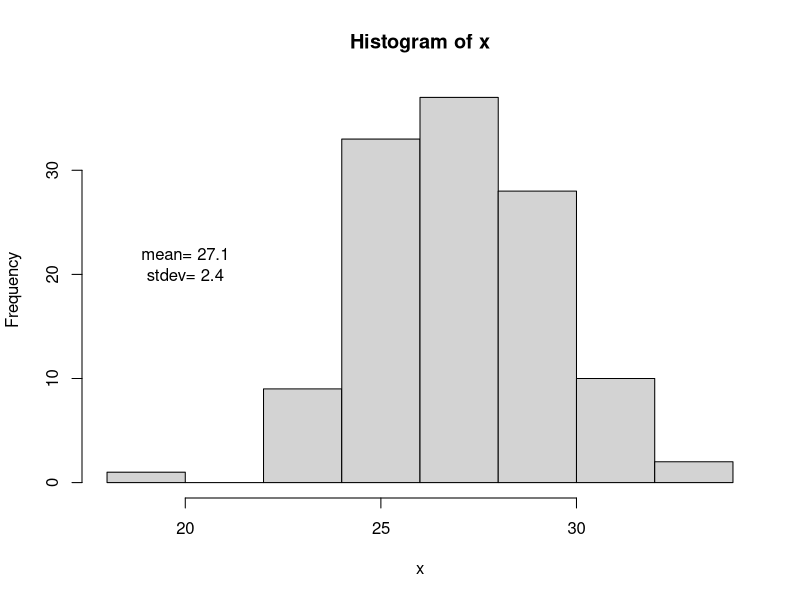
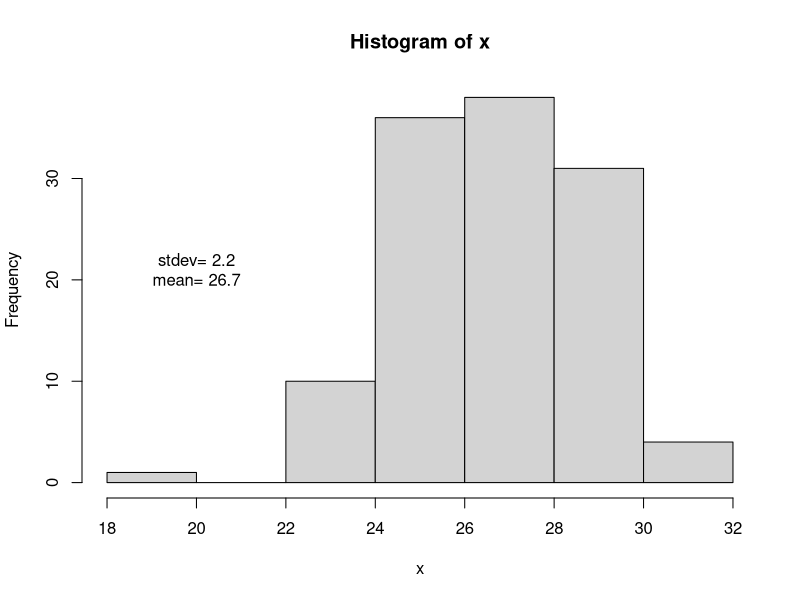
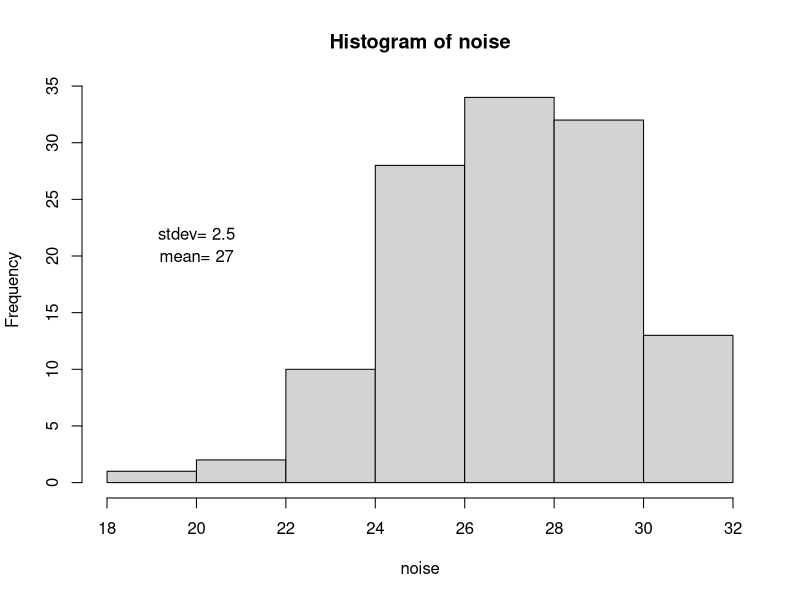
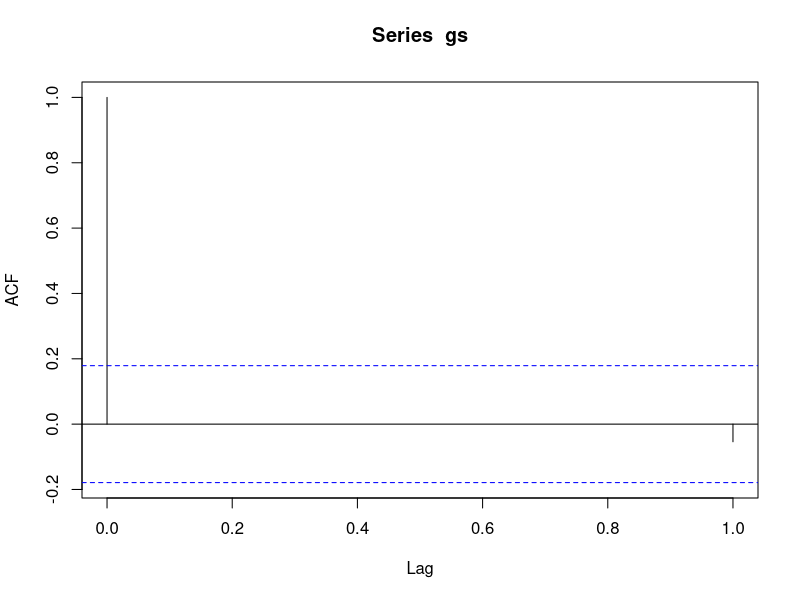
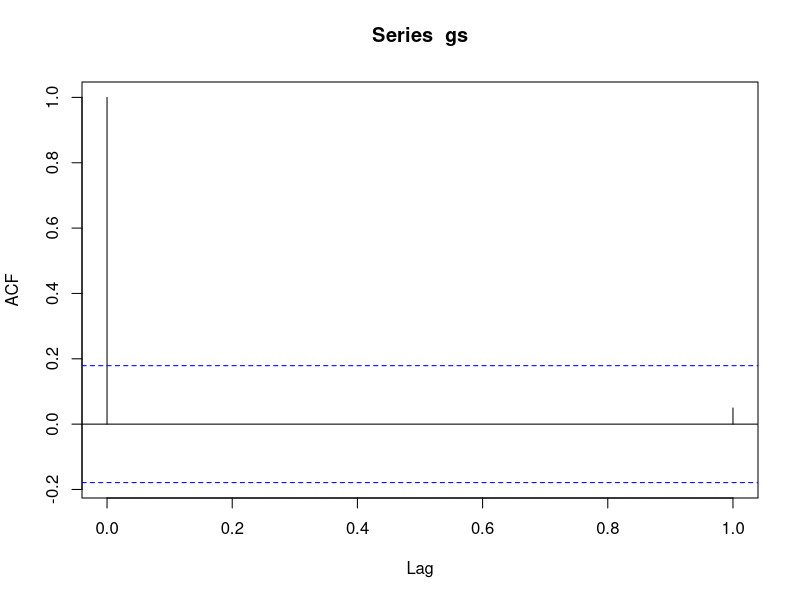
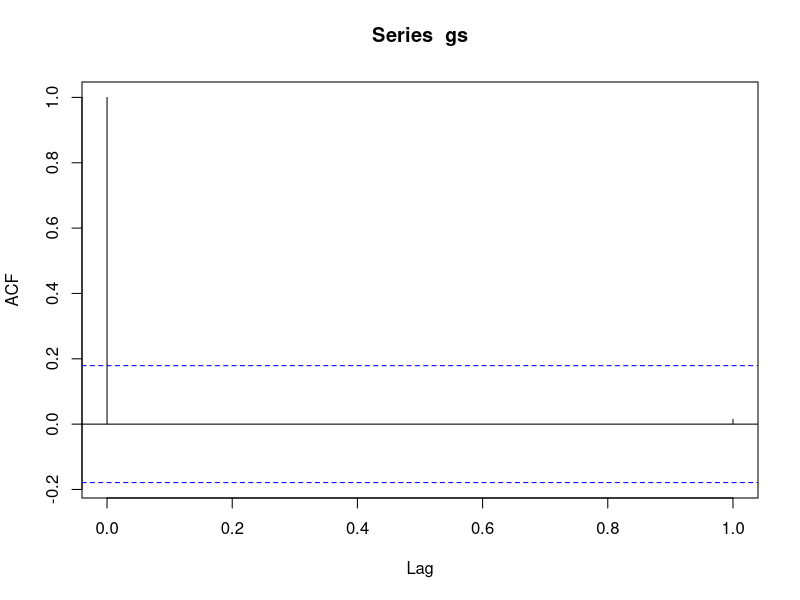
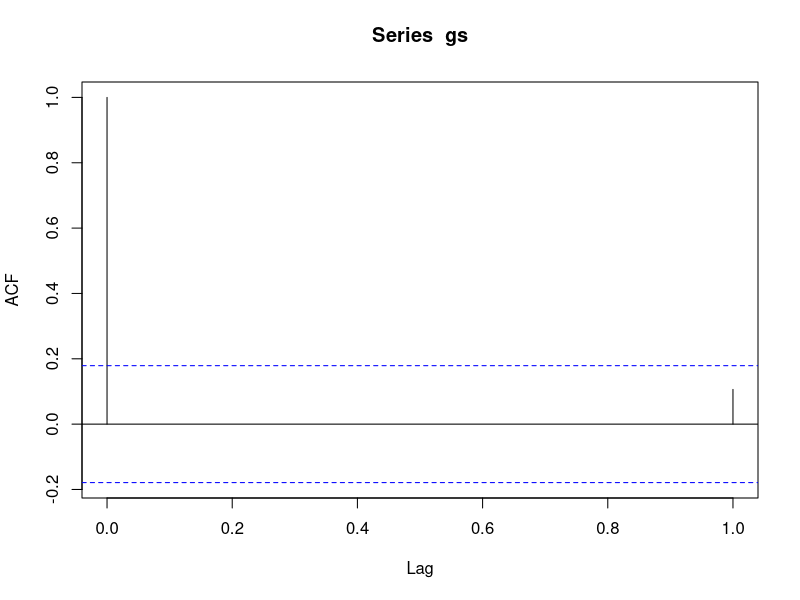
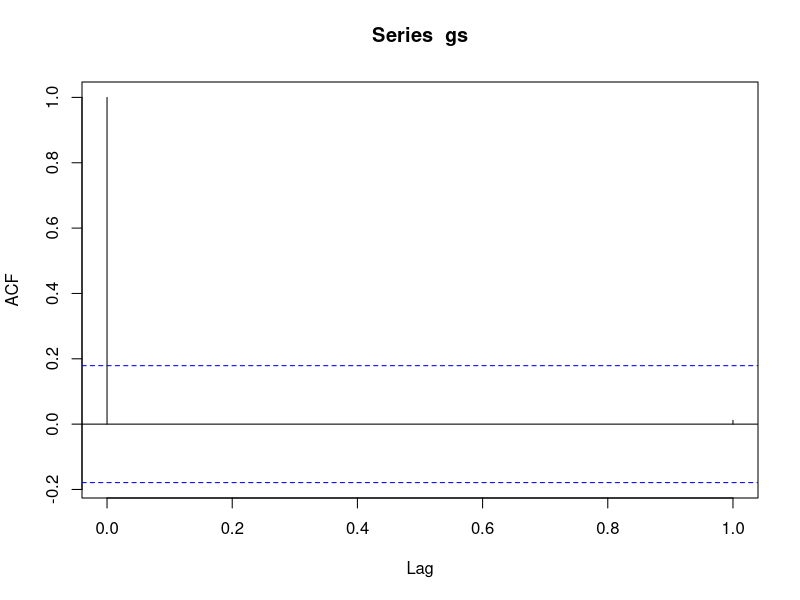

Write the R code that produced these figures, in order. (Note: this script raises an error after producing the figures.)
# withinRange is used like a boolean, and while withinRange? is evalulated as no, reruns the loop 
withinRange = "no"
# iterator is used to provide the number of loops to the user
b="no"
iterator = 0
while(b=="no"){
iterator = iterator+1

#select random seed: only implement once!
a=as.numeric(Sys.time())
set.seed(a)

print(iterator)
#create mimicry function: only need to run once. Orders the temperatures of each temperature sequence to mimic the order
#of the 0.99 autocorrelation, keeping the random variation the same.
#(reference paper: https://link.springer.com/article/10.1007/BF01200792)
mimicry<- function(x,y){
  # x, y: 2 real vectors of length T
  # z: real vector of length T in which the elements of x
  # occur in the same rank order as the elements of y
  # 10 September 1995
  # modified for R, Cuddington 2018
  xs=sort(x,index.return=TRUE)
  ys=sort(y, index.return=TRUE)
  zs=sort(ys$ix,index.return=TRUE)
  z=xs$x[zs$ix]
}

#set parameters: mean, upper threshold, lower threshold, sd and similulation tolerance limit(so it doesn't run forever
#searching for the perfect solution)
mtemp=27 #mean
sdev=2.5 #std dev
tol=100
ut=31 #upper threshold
lt=10 #lower threshold
leg=120

#divides the temperature sequence into quartiles
#checks if sd and range are reasonable, this is just a warning, if the inequality is true it means the code will run
#longer, but will still produce valid results.
asd=(ut-lt)/4
if (asd>1.25*sdev||asd<.75*sdev) {
  print(c("Too big a difference between standard deviation and range, estimated range sd=",asd))
}

#generate random numbers
x=rnorm(leg, m=mtemp, sd=sdev)

#check distribution, mean and standard deviation, creates histogram
hist(x)
text(20,22, paste("mean=",round(mean(x),1)))
text(20,20, paste("stdev=",round(sd(x),1)))
icount=0;

#correct any numbers outside upper and lower threshold (until tolerance limit is reached)
while(((any(x>ut)||any(x<lt)))&&icount<tol) {
  icount=icount+1

  for (i in 1:length(x)){
    if(x[i]>ut) x[i]=rnorm(1, m=mtemp, sd=sdev)
    if(x[i]<lt) x[i]=rnorm(1, m=mtemp, sd=sdev)
  }
}

#if extreme values after the correction to the tolerance limit persists, they are removed and replaced with the values
#of the upper and lower threshold values
#truncate values outside of thresholds if tolerance exceeded
if (icount>=tol){
  print(c("exceeded loop tolerance, truncating",icount,tol))
  x[x>ut]=ut
  x[x<lt]=lt
}

#check distribution, mean and standard deviation, to ensure the distribution is still normal.
hist(x)
text(20,20, paste("mean=",round(mean(x),1)))
text(20,22, paste("stdev=",round(sd(x),1)))

#standardize mean and variance (x is the temperatures produced by a normal distribution with the given mean temp and stdev
# this code redistributes the error produced by the simulation after the truncation to get a distribution as close as possible
# to the summary stats (i.e. mean, stdev, var). Therefore, noise is created based on x.
meanxn=mean(x); varxn=sd(x);
noise=(((x-meanxn)/(varxn))*sdev)+mtemp;
#noise[noise<lt]=lt
#noise[noise>ut]=ut
hist(noise)
text(20,20, paste("mean=",round(mean(noise),3)))
text(20,22, paste("stdev=",round(sd(noise),3)))

#generate sequences with desired degree of autocorrelation (using Ar(1) process) within given
#error tolerance
#(a white noise sequence and an autocorrelated signal are created)
#(the white noise is then rearranged so that it has the same order as the autocorrelated signal)
lbet=c(0,0.6,0.95)
tol2=0.01;

gs=vector('double',leg)
tseq=matrix(NaN, leg,length(lbet)+1)
acz=vector('double', length(lbet))


for (j in 1:length(lbet)) {#loop1
  acoef=lbet[j];


  ac=-95
  while ((ac<(acoef-tol2))||(ac>(acoef+tol2))) {#loop2
    gs[1]=rnorm(1,0,1);

    crand=rnorm(leg, 0,1);
    for (cnts in 2:leg) {#loop2
      gs[cnts] =acoef*gs[cnts-1]+crand[cnts]*sqrt(sdev)*sqrt(1.-acoef^2);
    } #loop3 through desired sequence length

    ac=acf(gs,1)$acf[2]
    ac

  } #loop2 until generate sequence with desired autocorr within tolerance

  z=mimicry(noise,gs)
  acz[j]=acf(z,1)$acf[2]
  tseq[,j]=round(z,1)

} #loop1 through autocorr values


tseq[,4]=rev(tseq[,3])

#check out temp sequences
plot(tseq[,1],type="l")
lines(tseq[,3], type="l", col="red")
lines(tseq[,4], type="l", col="blue")

#if the data is not within desired autocorlated coefficients (0, 0.95) run again 
if(round(acz[1],2)==0&&round(acz[3],2)==0.95){
  b = "yes"
}
# prints out the autocorlation vaules (mostly for debug purpose) 
print(round(acz[1],2))
print(round(acz[3],2))

#save as dataframe
temps=data.frame(tseq)
colnames(temps)=paste("auto_",round(acz,2), sep="")
colnames(temps)[4]=paste("auto_",round(acz[3],2),"rev", sep="")


# all metrics should be identical
apply(temps, 2,max)
apply(temps, 2,min)
apply(temps, 2,mean)
apply(temps, 2,sd)

}


#write file with series (each column a different autocorrelation, and series with identical elements)
tempfilename=paste("C:/Users/Cuddington_admin/Documents/AphidProfiles/temps_mean_",round(mtemp,0),"sd_",
                   round(sdev*10,0),"seed_",a,".csv", sep="")
write.csv(temps*10,tempfilename, row.names=FALSE)

#tempfilename=paste("C:/Users/Cuddington_admin/Documents/AphidProfiles/temps_mean_"sd_",round(sdev*10,0),".csv", sep="")
#write.csv(temps*10,tempfilename, row.names=FALSE)

#randomize treatment assignment (to be sequentially matched with incubators 2, 3, and 4)
#1= zero
#2= 0.95
#3= 0.95rev
sample(1:3)
